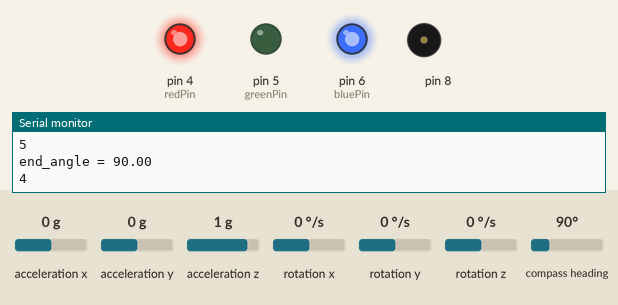
Recording of a sketch running on a simulated Arduino Uno, built with avr-gcc and run on an emulated ATmega328P. Shown: output pins drawn as LEDs (lit = HIGH), buzzer (waves = sounding), the last lines printed to the serial monitor. Wiring (inferred from the names in the program): HMC5883L compass at I2C address 0x1E. Inputs (shaded band) come from the test bench; at power-on: acceleration x 0 g, acceleration z 1 g, compass heading 90°, acceleration y 0 g, rotation x 0 °/s, rotation y 0 °/s, rotation z 0 °/s. At 23.3 s the program stops and its outputs stay as they are.

Above: at 4.3 s.
4.4 s: acceleration x set to -0.3 g
At 5.3 s:
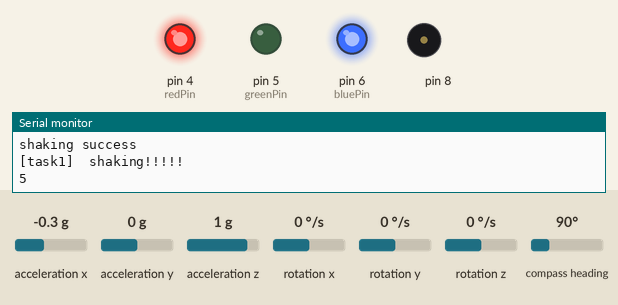
6.6 s: acceleration z set to 0.8 g
At 9.8 s:
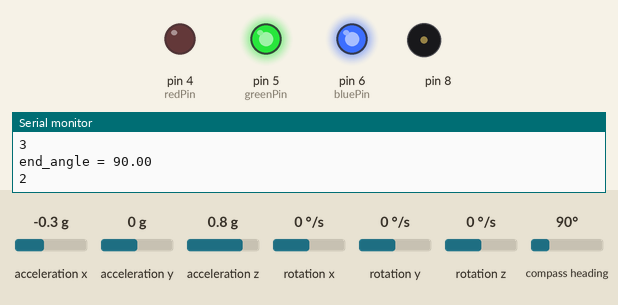
10.0 s: compass heading set to 7°
At 11.2 s:
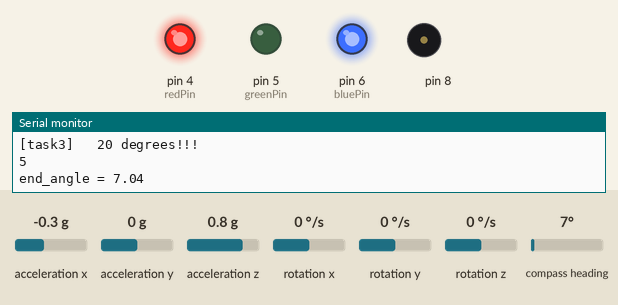
13.4 s: acceleration x set to -1.4 g
At 14.0 s:
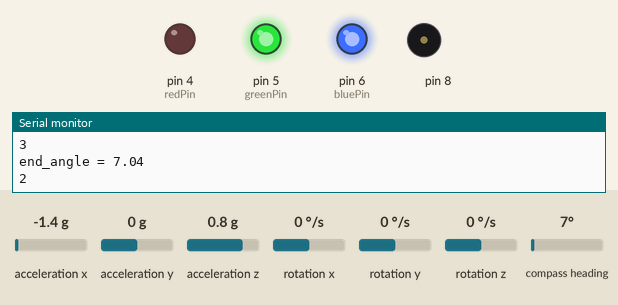
15.7 s: acceleration x set to -0.8 g
19.1 s: acceleration x set to -0.5 g
At 24.0 s:
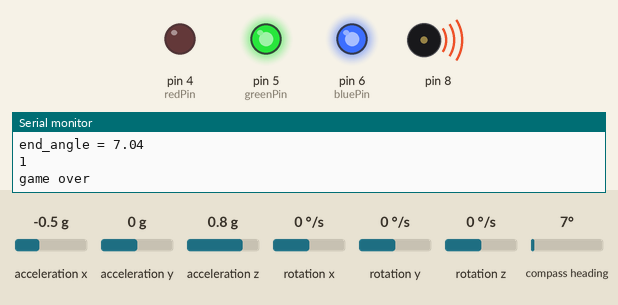
Timing chart, 0 to 24.8 s (numbered marks = the images above; inputs shaded):
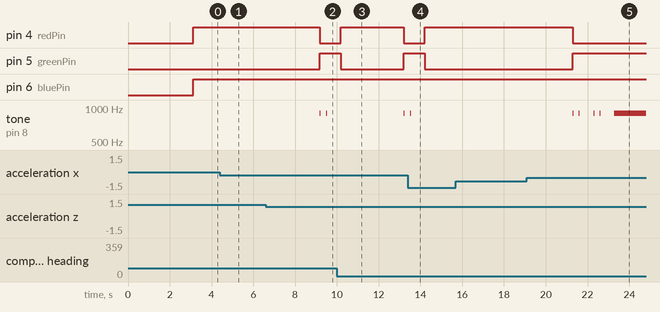

The sketch:

Take_a_action_game.ino
```cpp
#include "I2Cdev.h"
#include "HMC5883L.h"
#include "MPU6050.h"
#include <Wire.h>

HMC5883L mag;
MPU6050 accelgyro;
int16_t mx, my, mz;
int16_t ax, ay, az;
int16_t gx, gy, gz;

const int redPin = 4;
const int greenPin = 5;
const int bluePin = 6;
int time = 5;
float start_angle=0;
float end_angle=0;
int task;
int success = 0;
void setup() {
  // put your setup code here, to run once:
  Wire.begin();
  Serial.begin(9600);
  Serial.println("Initializing I2C devices...");
  mag.initialize();

  Serial.println("Testing device connections...");
  Serial.println(mag.testConnection() ? "HMC5883L connection successful" : "HMC5883L connection failed");

  Serial.println("Initializing I2C devices...");
  accelgyro.initialize();

  Serial.println("Testing device connections...");
  Serial.println(accelgyro.testConnection() ? "MPU6050 connection successful" : "MPU6050 connection failed");

  pinMode(redPin, OUTPUT);
  pinMode(greenPin, OUTPUT);
  pinMode(bluePin, OUTPUT);
  delay(3000);
}

void loop() {
  if(time == -1){
    Serial.println("game over");
    analogWrite(redPin, 0);
    analogWrite(greenPin, 255);
    analogWrite(bluePin, 255);
    while(true)
      tone(8,900,10);
  }


  // put your main code here, to run repeatedly:
  while(time>2){
    mag.getHeading(&mx, &my, &mz);
    if(time == 5){
    //  randomSeed(15);
      unsigned long currentMillis = millis();
      task=(currentMillis+100)%4;
      if(task==0)
        Serial.println("[task1]  shaking!!!!!");
      else if(task==1)
        Serial.println("[task2]   heading to north!!!");
      else if(task==2)
        Serial.println("[task3]   20 degrees!!!");
      else if (task==3)
        Serial.println("[task4]   buttom of!!!");
      float heading = atan2(my, mx);
      if(heading < 0)
        heading += 2 * M_PI;
      start_angle = heading* 180/M_PI;
     // Serial.print("start");
     // Serial.println(start_angle);
    }

    else{
      checksuccess();
      if(success == 1){
        success=0;
        time = 5;
        break;
      }
    }

//    float heading = atan2(my, mx);
//      if(heading < 0)
//        heading += 2 * M_PI;
//      int angle = heading* 180/M_PI;
//      Serial.print("angle : ");
//      Serial.println(angle);

    Serial.println(time);
    analogWrite(redPin, 255);
    analogWrite(greenPin, 0);
    analogWrite(bluePin, 255);
    time--;
    delay(1000);
  }

  while(time<=2){
    // mag.getHeading(&mx, &my, &mz);
    if(time==0){
      time=-1;
      break;
    }

    checksuccess();
    if(success == 1){
        success=0;
        time = 5;
        break;
    }
    Serial.println(time);
    analogWrite(redPin, 0);
    analogWrite(greenPin, 255);
    analogWrite(bluePin, 255);
    time--;
    tone(8,900,10);
    delay(300);
    tone(8,900,10);
    delay(700);
  // (0,255,255)-> red (0,0,255)-> green
  }

}

void checksuccess(){
  mag.getHeading(&mx, &my, &mz);
  accelgyro.getMotion6(&ax, &ay, &az, &gx, &gy, &gz);
  float heading_end = atan2(my, mx);
  if(heading_end < 0)
    heading_end += 2 * M_PI;
  end_angle = heading_end* 180/M_PI;
  Serial.print("end_angle = ");
  Serial.println(end_angle);
//  Serial.print("az = ");
//  Serial.println(az);
  //Serial.println(task);
  if(task == 0)
    Serial.println(sqrt(pow(ax,2)+pow(ay,2)+pow(az,2)));
    if(sqrt(pow(ax,2)+pow(ay,2)+pow(az,2)) >16500 ){
      Serial.println("shaking success");
      Serial.println("");
      success=1;
    }
  if(task == 1)
    if(end_angle>330||end_angle<30){
      Serial.println("north success");
      Serial.println("");
      success=1;
    }
  if(task == 2) //350 8
    if( (end_angle-start_angle > 20 && end_angle-start_angle <340 ) || ( start_angle-end_angle >20 && start_angle-end_angle < 340 )){
      Serial.println("angle>20 success");
      Serial.println("");
      success=1;
    }
  if(task == 3){
//    Serial.println("in 3");
    if(az<3000){
      Serial.println("bottom of MPU success");
      Serial.println("");
      success=1;
    }
  }

}
```

HMC5883L.h
```cpp
// I2Cdev library collection - HMC5883L I2C device class header file
// Based on Honeywell HMC5883L datasheet, 10/2010 (Form #900405 Rev B)
// 6/12/2012 by Jeff Rowberg <jeff@rowberg.net>
// Updates should (hopefully) always be available at https://github.com/jrowberg/i2cdevlib
//
// Changelog:
//     2012-06-12 - fixed swapped Y/Z axes
//     2011-08-22 - small Doxygen comment fixes
//     2011-07-31 - initial release

/* ============================================
I2Cdev device library code is placed under the MIT license
Copyright (c) 2011 Jeff Rowberg

Permission is hereby granted, free of charge, to any person obtaining a copy
of this software and associated documentation files (the "Software"), to deal
in the Software without restriction, including without limitation the rights
to use, copy, modify, merge, publish, distribute, sublicense, and/or sell
copies of the Software, and to permit persons to whom the Software is
furnished to do so, subject to the following conditions:

The above copyright notice and this permission notice shall be included in
all copies or substantial portions of the Software.

THE SOFTWARE IS PROVIDED "AS IS", WITHOUT WARRANTY OF ANY KIND, EXPRESS OR
IMPLIED, INCLUDING BUT NOT LIMITED TO THE WARRANTIES OF MERCHANTABILITY,
FITNESS FOR A PARTICULAR PURPOSE AND NONINFRINGEMENT. IN NO EVENT SHALL THE
AUTHORS OR COPYRIGHT HOLDERS BE LIABLE FOR ANY CLAIM, DAMAGES OR OTHER
LIABILITY, WHETHER IN AN ACTION OF CONTRACT, TORT OR OTHERWISE, ARISING FROM,
OUT OF OR IN CONNECTION WITH THE SOFTWARE OR THE USE OR OTHER DEALINGS IN
THE SOFTWARE.
===============================================
*/

#ifndef _HMC5883L_H_
#define _HMC5883L_H_

#include "I2Cdev.h"

#define HMC5883L_ADDRESS            0x1E // this device only has one address
#define HMC5883L_DEFAULT_ADDRESS    0x1E

#define HMC5883L_RA_CONFIG_A        0x00
#define HMC5883L_RA_CONFIG_B        0x01
#define HMC5883L_RA_MODE            0x02
#define HMC5883L_RA_DATAX_H         0x03
#define HMC5883L_RA_DATAX_L         0x04
#define HMC5883L_RA_DATAZ_H         0x05
#define HMC5883L_RA_DATAZ_L         0x06
#define HMC5883L_RA_DATAY_H         0x07
#define HMC5883L_RA_DATAY_L         0x08
#define HMC5883L_RA_STATUS          0x09
#define HMC5883L_RA_ID_A            0x0A
#define HMC5883L_RA_ID_B            0x0B
#define HMC5883L_RA_ID_C            0x0C

#define HMC5883L_CRA_AVERAGE_BIT    6
#define HMC5883L_CRA_AVERAGE_LENGTH 2
#define HMC5883L_CRA_RATE_BIT       4
#define HMC5883L_CRA_RATE_LENGTH    3
#define HMC5883L_CRA_BIAS_BIT       1
#define HMC5883L_CRA_BIAS_LENGTH    2

#define HMC5883L_AVERAGING_1        0x00
#define HMC5883L_AVERAGING_2        0x01
#define HMC5883L_AVERAGING_4        0x02
#define HMC5883L_AVERAGING_8        0x03

#define HMC5883L_RATE_0P75          0x00
#define HMC5883L_RATE_1P5           0x01
#define HMC5883L_RATE_3             0x02
#define HMC5883L_RATE_7P5           0x03
#define HMC5883L_RATE_15            0x04
#define HMC5883L_RATE_30            0x05
#define HMC5883L_RATE_75            0x06

#define HMC5883L_BIAS_NORMAL        0x00
#define HMC5883L_BIAS_POSITIVE      0x01
#define HMC5883L_BIAS_NEGATIVE      0x02

#define HMC5883L_CRB_GAIN_BIT       7
#define HMC5883L_CRB_GAIN_LENGTH    3

#define HMC5883L_GAIN_1370          0x00
#define HMC5883L_GAIN_1090          0x01
#define HMC5883L_GAIN_820           0x02
#define HMC5883L_GAIN_660           0x03
#define HMC5883L_GAIN_440           0x04
#define HMC5883L_GAIN_390           0x05
#define HMC5883L_GAIN_330           0x06
#define HMC5883L_GAIN_220           0x07

#define HMC5883L_MODEREG_BIT        1
#define HMC5883L_MODEREG_LENGTH     2

#define HMC5883L_MODE_CONTINUOUS    0x00
#define HMC5883L_MODE_SINGLE        0x01
#define HMC5883L_MODE_IDLE          0x02

#define HMC5883L_STATUS_LOCK_BIT    1
#define HMC5883L_STATUS_READY_BIT   0

class HMC5883L {
    public:
        HMC5883L();
        HMC5883L(uint8_t address);

        void initialize();
        bool testConnection();

        // CONFIG_A register
        uint8_t getSampleAveraging();
        void setSampleAveraging(uint8_t averaging);
        uint8_t getDataRate();
        void setDataRate(uint8_t rate);
        uint8_t getMeasurementBias();
        void setMeasurementBias(uint8_t bias);

        // CONFIG_B register
        uint8_t getGain();
        void setGain(uint8_t gain);

        // MODE register
        uint8_t getMode();
        void setMode(uint8_t mode);

        // DATA* registers
        void getHeading(int16_t *x, int16_t *y, int16_t *z);
        int16_t getHeadingX();
        int16_t getHeadingY();
        int16_t getHeadingZ();

        // STATUS register
        bool getLockStatus();
        bool getReadyStatus();

        // ID_* registers
        uint8_t getIDA();
        uint8_t getIDB();
        uint8_t getIDC();

    private:
        uint8_t devAddr;
        uint8_t buffer[6];
        uint8_t mode;
};

#endif /* _HMC5883L_H_ */
```

Source omitted: HMC5883L.cpp (14734 bytes)

Measured:
- the behaviour switches between 1 and 0.9 g on acceleration z (found by bisection; images 1 and 2)
- the behaviour switches between -0.7 and -0.6 g on acceleration x (found by bisection; images 4 and 5)
- after the input at 4.4 s, pin 4 (redPin): stays HIGH (without the input it goes to LOW after 1.7 s); pin 5 (greenPin): stays LOW (without the input it goes to HIGH after 1.7 s); tone on pin 8: stops changing and stays silent
- after the input at 6.6 s, pin 4 (redPin): HIGH → LOW after 2.6 s; pin 5 (greenPin): LOW → HIGH after 2.6 s; tone on pin 8: alternates 900 Hz for 0.01 s and silent for 0.29 s, starting after 2.6 s
- after the input at 10.0 s, pin 4 (redPin): LOW → HIGH after 0.19 s, → LOW 3.0 s later; pin 5 (greenPin): HIGH → LOW after 0.19 s, → HIGH 3.0 s later
- after the input at 13.4 s, pin 4 (redPin): LOW → HIGH after 0.82 s; pin 5 (greenPin): HIGH → LOW after 0.82 s; tone on pin 8: goes on until 13.5 s, then stays silent
- after the input at 19.1 s, pin 4 (redPin): HIGH → LOW after 2.2 s; pin 5 (greenPin): LOW → HIGH after 2.2 s; tone on pin 8: plays 900 Hz for 0.01 s, 900 Hz for 0.01 s, 900 Hz for 0.01 s, 900 Hz for 0.01 s, 900 Hz for 0.21 s, starting after 2.2 s
